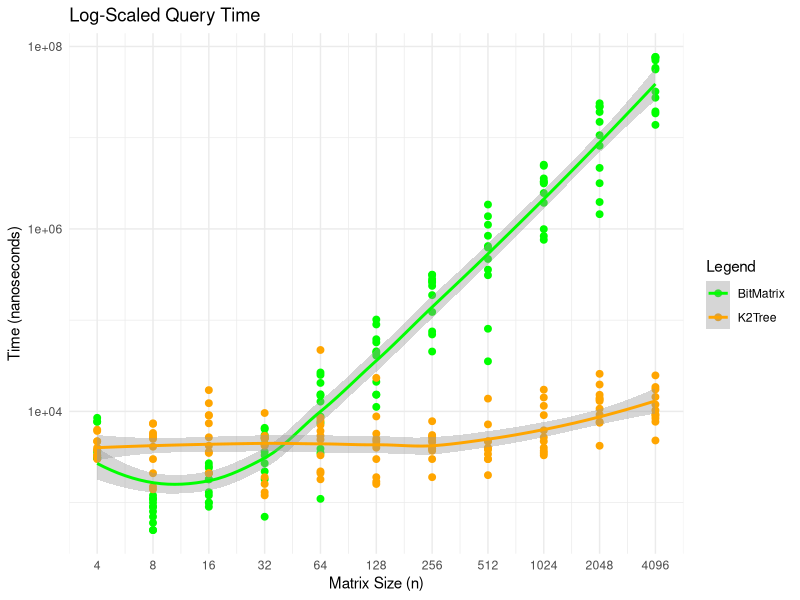

The R source for this figure: (Note: this script raises an error after producing the figure.)
library(ggplot2)
library(scales)

data <- read.csv("data/time.csv")

n_breakpoints <- c(4, 8, 16, 32, 64, 128, 256, 512, 1024, 2048, 4096)

time_plot <- ggplot(data) +
  geom_point(aes(x = n, y = bitmatrix, color = "BitMatrix"), size = 2) +
  geom_point(aes(x = n, y = k2tree, color = "K2Tree"), size = 2) +
  geom_smooth(aes(x = n, y = bitmatrix, color = "BitMatrix"), method = "loess") +
  geom_smooth(aes(x = n, y = k2tree, color = "K2Tree"), method = "loess") +
  scale_x_log10() +
  scale_y_log10() +
  labs(title = "Log-Scaled Query Time",
       x = "Matrix Size (n)",
       y = "Time (nanoseconds)",
       color = "Legend") +
  theme_minimal() +
  scale_color_manual(values = c("BitMatrix" = "green", "K2Tree" = "orange")) +
  scale_x_log10(breaks = n_breakpoints)

ggsave("img/TIME.png", plot = time_plot, width = 10, height = 6, dpi = 300)
ggsave("img/TIME.svg", plot = space_plot)

print(time_plot)

data <- read.csv("data/space.csv")

data$bitmatrix <- as.numeric(gsub("a", "", as.character(data$bitmatrix)))
data$k2tree <- as.numeric(gsub("a", "", as.character(data$k2tree)))
data <- na.omit(data)

space_plot <- ggplot(data) +
  geom_line(aes(x = n, y = bitmatrix, color = "BitMatrix"), size = 1) +
  geom_point(aes(x = n, y = bitmatrix, color = "BitMatrix"), size = 3) +
  geom_line(aes(x = n, y = k2tree, color = "K2Tree"), size = 1) +
  geom_point(aes(x = n, y = k2tree, color = "K2Tree"), size = 3) +
  scale_x_continuous(trans = 'log2', breaks = c(4, 8, 16, 32, 64, 128, 256, 512, 1024, 2048, 4096)) +
  scale_y_continuous(trans = 'log', labels = label_comma(accuracy = 1)) +
  labs(title = "BitMatrix and K2Tree Size vs. n",
       x = "n (Size of Matrix)",
       y = "Size (bytes)") +
  scale_color_manual(values = c("BitMatrix" = "green", "K2Tree" = "orange")) +
  theme_minimal() +
  theme(text = element_text(size = 12),
        axis.title = element_text(size = 14),
        axis.text = element_text(size = 10),
        plot.title = element_text(size = 16, face = "bold"))

print(space_plot)

ggsave("img/SPACE.png", plot = space_plot, width = 10, height = 6, dpi = 300)
ggsave("img/SPACE.svg", plot = space_plot)
